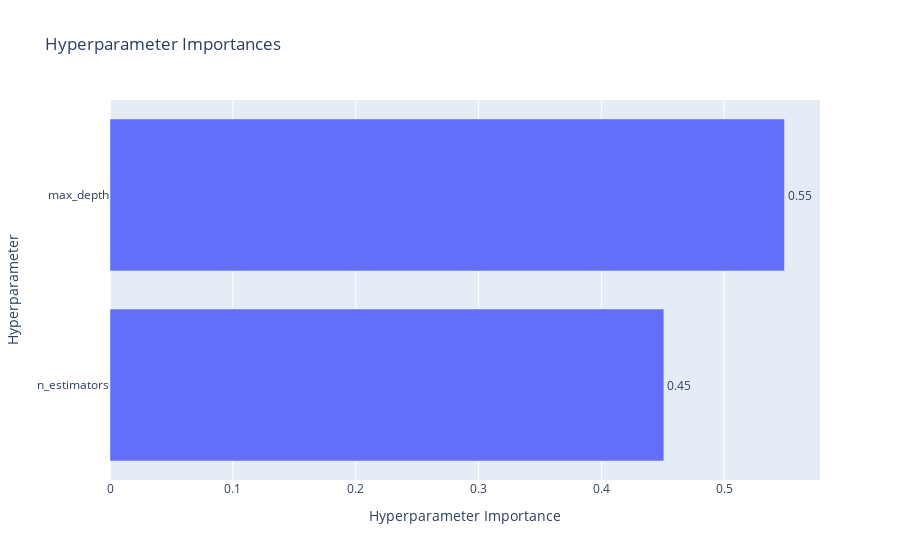

Here is the notebook cell this chart was saved with:
### Code cell
# 5. Hyperparameter Importance
plot_param_importances(study).show()

### Figure 1 — Plotly figure (JSON) as saved in the notebook; plotly's stock layout.template omitted (floating-point values rounded to 4 significant figures)
{"data": [{"cliponaxis": false, "hovertemplate": ["n_estimators (IntDistribution): 0.4508910485494328<extra></extra>", "max_depth (IntDistribution): 0.5491089514505672<extra></extra>"], "name": "Objective Value", "orientation": "h", "text": ["0.45", "0.55"], "textposition": "outside", "type": "bar", "x": [0.4509, 0.5491], "y": ["n_estimators", "max_depth"]}], "layout": {"title": {"text": "Hyperparameter Importances"}, "xaxis": {"title": {"text": "Hyperparameter Importance"}}, "yaxis": {"title": {"text": "Hyperparameter"}}}}
